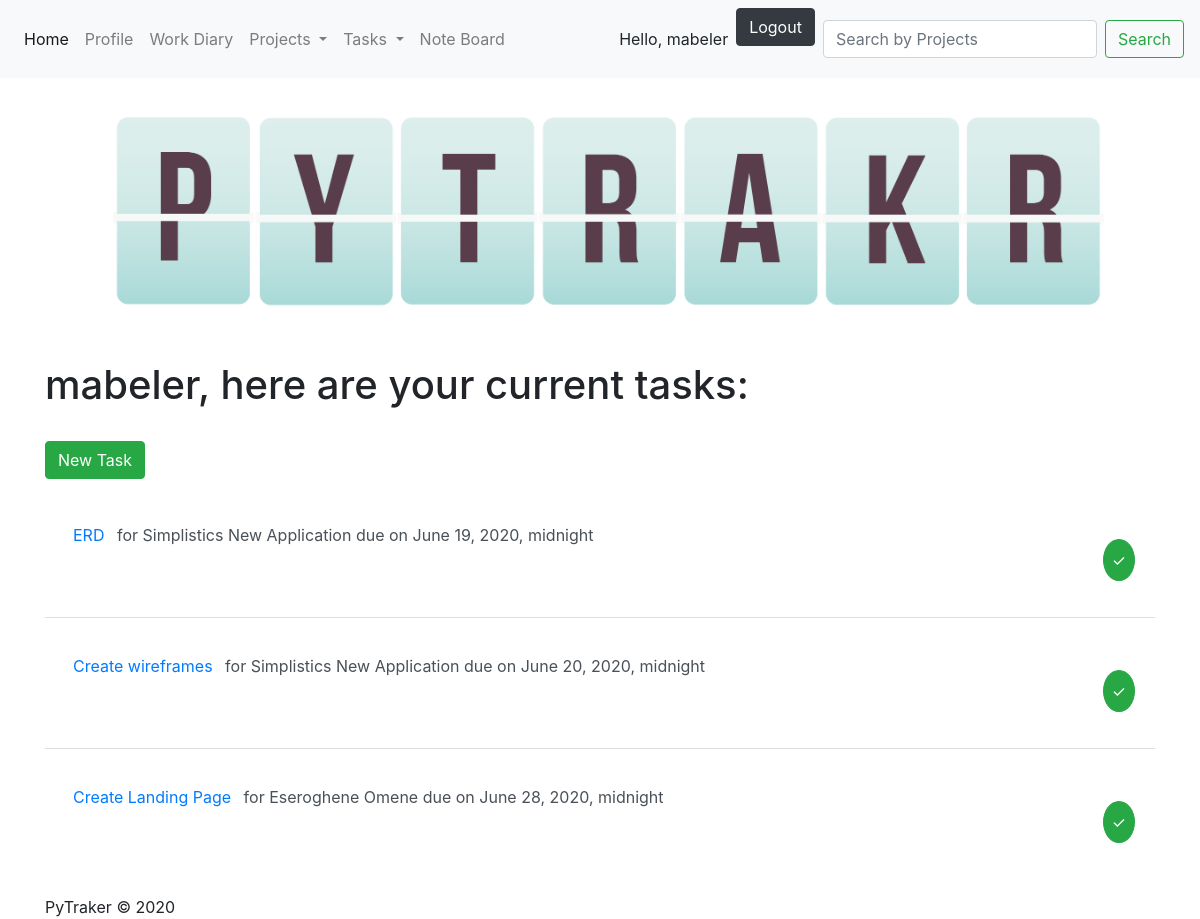
The app's page /PyTraker/tasklist (signed in) with its own data.
### PyTraker/models.py (models this page shows, shortened)
class Tasks(models.Model):
    projectID = models.ForeignKey(Projects, on_delete=models.CASCADE)
    name = models.CharField(max_length=50)
    description = models.TextField(max_length=250)
    complete = models.BooleanField(default=False)
    due_date = models.DateTimeField()

class Projects(models.Model):
    name = models.CharField(max_length=50)
    description = models.TextField(max_length=250)
    clientID = models.ForeignKey(Clients, on_delete=models.CASCADE)
    payRate = models.IntegerField()
    startDate = models.DateTimeField()
    dueDate = models.DateTimeField()

### PyTraker/views.py (the view)
# urls.py: path("PyTraker/tasklist", views.tasklist, name="tasklist"),
@login_required
def tasklist(request):
    all_task_list = Tasks.objects.filter(complete=False)
    context = {"all_task_list": all_task_list}
    return render(request, "PyTraker/tasklist.html", context)

### PyTraker/templates/PyTraker/tasklist.html
{% extends "PyTraker/header.html" %}
{% block content %}
<h1> {{ user }}, here are your current tasks:</h1>
    <a href="/PyTraker/new_task" class="btn btn-success">New Task</a>
{% if all_task_list %}
    <div class="list-group list-group-flush">
{% for tasks in all_task_list %}
<p class="list-group-item list-group-item-action"><a href="/PyTraker/task_detail/{{ tasks.id }}" class="d-inline-flex p-2">{{ tasks.name }}</a> for {{ tasks.projectID.name }} due on {{ tasks.due_date }}
    <span><a href="/PyTraker/change_status/{{ tasks.id }}" class="d-inline-flex p-2 btn btn-success btn-circle float-right">&check;</a></span></p>
{% endfor %}
</div>
{% else %}
    <p>You don't have any tasks yet! <a href="/PyTraker/new_task">Add a task.</a></p>
{% endif %}
{% endblock %}

### PyTraker/templates/PyTraker/header.html (shortened to what this page needs)
<head>
    <link rel="stylesheet" href="https://stackpath.bootstrapcdn.com/bootstrap/4.5.0/css/bootstrap.min.css"
>
    <link rel="stylesheet" href="//code.jquery.com/ui/1.12.1/themes/base/jquery-ui.css">
     {% load static %}
    <link rel="stylesheet" type="text/css" href="{% static 'PyTraker/style.css' %}">
</head>
<body>
<header>
    <nav class="navbar navbar-expand-lg navbar-light bg-light">
  <div class="collapse navbar-collapse" id="navbarSupportedContent">
    <ul class="navbar-nav mr-auto">
      <li class="nav-item active">
        <a class="nav-link" href="/PyTraker/index">Home</a>
      </li>
        {% if user.is_authenticated %}
      <li class="nav-item">
        <a class="nav-link" href="/PyTraker/user_profile/{{ request.user.id }}">Profile</a>
      </li>
      <li class="nav-item">
        <a class="nav-link" href="/PyTraker/workdiary">Work Diary</a>
      </li>
      <li class="nav-item dropdown">
        <a class="nav-link dropdown-toggle" href="#" id="navbarDropdown" role="button" data-toggle="dropdown" aria-haspopup="true" aria-expanded="false">
          Projects
        </a>
      </li>
            <li class="nav-item dropdown">
        <a class="nav-link dropdown-toggle" href="#" id="navbarDropdown" role="button" data-toggle="dropdown" aria-haspopup="true" aria-expanded="false">
          Tasks
        </a>
      </li>
      <li class="nav-item">
        <a class="nav-link" href="/PyTraker/noteboard">Note Board</a>
      </li>
    </ul>
      <div class="nav-item">Hello, {{ request.user }} </div>  <a href="#" onClick="document.getElementById('logoutform').submit()"><button type="button" class="btn btn-dark" id="logout-btn">Logout</button></a>
{% else %}
<a href="{% url 'PyTraker:sign_up' %}" class="nav-link"  >Sign up</a>  <a href="/PyTraker/login/?next=/" class="nav-link" >Login</a>
{% endif %}
    <form class="form-inline my-2 my-lg-0" action="/search" method="get">
      <input class="form-control mr-sm-2"name='q' type="text" placeholder="Search by Projects" aria-label="Search">
      <button class="btn btn-outline-success my-2 my-sm-0" type="submit">Search</button>
    </form>
  </div>
</nav>
</header>
<div class="container">
{% load static %}
<img src="{% static "PyTraker/logo.png" %}" alt="My logo" id="logo">
{% block content %}
{% endblock %}
<footer>PyTraker &#169; 2020 </footer>
 </body>

### PyTraker/static/PyTraker/style.css (style rules this page uses)
#logo { max-width: 100%; height: auto; margin-left: auto; margin-right: auto; }
.btn-circle { border-radius: 50%; }
.btn { margin-top:1.5em; margin-bottom:1.5em; }
#logout-btn { margin-top:0; margin-left:0.5em; margin-right:0.5em; }

### records on screen
Tasks: name "ERD", projectID.name "Simplistics New Application", due_date "June 19, 2020, midnight"
Tasks: name "Create wireframes", projectID.name "Simplistics New Application", due_date "June 20, 2020, midnight"
Tasks: name "Create Landing Page", projectID.name "Eseroghene Omene", due_date "June 28, 2020, midnight"

### other values on screen
{{ request.user }} "mabeler"
{{ user }} "mabeler"
